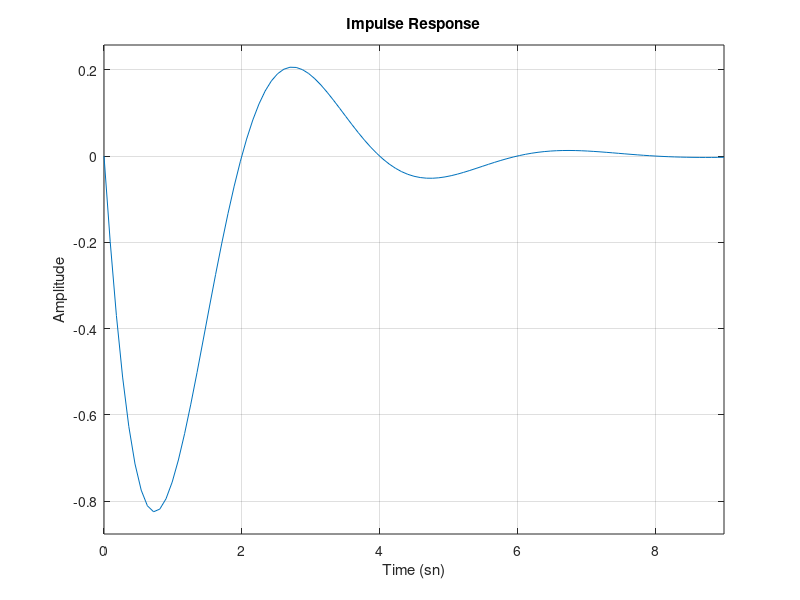
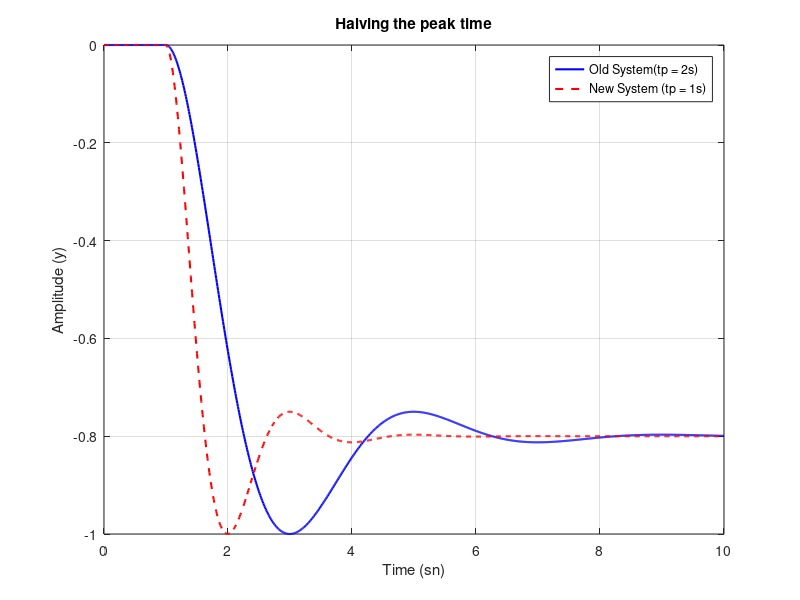

Source code (MATLAB) for these figures, in order:
% Info from graph
t_start = 1;         % Input time
t_at_peak = 3;       % Peak time
y_ss = -0.8;         % Steady State
y_peak = -1.0;       % Max peak value
u_amp = 1;           % Input step amplitude

% Calculations of peak time, Overshoot and Gain
tp = t_at_peak - t_start;                  % Peak time
OS_percent = (abs(y_peak - y_ss) / abs(y_ss)) * 100; % Overshoot (%)
K = y_ss / u_amp;                          % Gain

% Calculations of Damping ratio and Natural Frequency
OS_decimal = OS_percent / 100;
zeta = -log(OS_decimal) / sqrt(pi^2 + (log(OS_decimal))^2);
wn = pi / (tp * sqrt(1 - zeta^2));

% Results
fprintf('Overshoot: %%.%.2f\n', OS_percent);
fprintf('Peak Time (tp): %.2f s\n', tp);
fprintf('Gain (K): %.2f\n', K);
fprintf('Damping Ratio (zeta): %.4f\n', zeta);
fprintf('Natural Frequency (wn): %.4f rad/s\n', wn);


% Physical Parameters
k = -1 / K;          % Spring constant
M = k / (wn^2);          % Mass
b = 2 * zeta * wn * M;   % viscous friction coefficient

fprintf('Parameters:\n');
fprintf('M = %.3f kg, b = %.3f Ns/m, k = %.3f N/m\n', M, b, k);

% Open Loop G(s) = -1 / (M*s^2 + b*s + k)
num = -1;
den = [M b k];
G = tf(num, den);

% Impulse Response 
figure;
impulse(G);
grid on;
title('Impulse Response');
xlabel('Time (sn)');
ylabel('Amplitude');

% New parameters to halve peak time
M_new = M / 4;   % Mass
b_new = b / 2;   % viscous friction coefficient
k_new = k;       % spring constant

% Transfer Functions G(s) = -1 / (Ms^2 + bs + k)
num = -1;
G_old = tf(num, [M b k]);
G_new = tf(num, [M_new b_new k_new]);

% Delaying Step Input
t = 0:0.01:10;
u = (t >= 1); % Input Step at t=1

% Calculating new responses
y_old = lsim(G_old, u, t);
y_new = lsim(G_new, u, t);

% Plotting
figure;
plot(t, y_old, 'b', 'LineWidth', 1.5); hold on;
plot(t, y_new, 'r--', 'LineWidth', 1.5);
grid on;
legend('Old System(tp = 2s)', 'New System (tp = 1s)');
title('Halving the peak time');
xlabel('Time (sn)');
ylabel('Amplitude (y)');